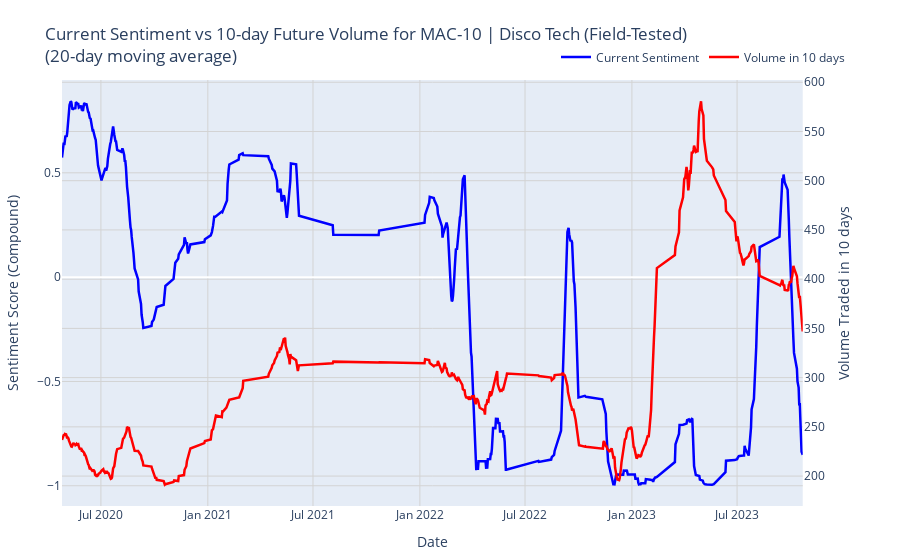

Here is the notebook cell this chart was saved with:
### Markdown cell above
## timeseries - compound polarity against volume plot

### Code cell
# Create a copy for this analysis
polarity_vol_df = merged_df.copy()

# Set the prediction lag in days
prediction_days = 10  # Adjust this value as needed

# Shift volume forward (future volume)
polarity_vol_df['future_volume'] = polarity_vol_df['volume'].shift(-prediction_days)

# Calculate smoothened versions
window_size = 20
polarity_vol_df['smooth_compound'] = polarity_vol_df['compound'].rolling(window=window_size).mean()
polarity_vol_df['smooth_future_volume'] = polarity_vol_df['future_volume'].rolling(window=window_size).mean()

# Remove NaN values created by the shift and smoothing
polarity_vol_df = polarity_vol_df.dropna(subset=['smooth_compound', 'smooth_future_volume'])

# Create figure with secondary y-axis
fig = make_subplots(specs=[[{"secondary_y": True}]])

# Add smoothened traces
fig.add_trace(
    go.Scatter(x=polarity_vol_df['date'], y=polarity_vol_df['smooth_compound'], 
               name="Current Sentiment", line=dict(color='blue', width=2.5)),
    secondary_y=False,
)

fig.add_trace(
    go.Scatter(x=polarity_vol_df['date'], y=polarity_vol_df['smooth_future_volume'], 
               name=f"Volume in {prediction_days} days", line=dict(color='red', width=2.5)),
    secondary_y=True,
)

# Update layout
fig.update_layout(
    title_text=f"Current Sentiment vs {prediction_days}-day Future Volume for {ITEM}<br>({window_size}-day moving average)",
    legend=dict(orientation="h", yanchor="bottom", y=1.02, xanchor="right", x=1),
    margin=dict(l=50, r=50, t=80, b=50),
)

# Update axes
fig.update_yaxes(title_text="Sentiment Score (Compound)", secondary_y=False, gridcolor='lightgrey')
fig.update_yaxes(title_text=f"Volume Traded in {prediction_days} days", secondary_y=True, gridcolor='lightgrey')
fig.update_xaxes(title_text="Date", gridcolor='lightgrey')

# Show the figure
fig.show()

# Save figures
save_dir = os.path.join(GAME_PRICE_PREDICTION_PATH, 'data', 'figures', ITEM_SANITIZED)
os.makedirs(save_dir, exist_ok=True)

fig.write_image(
    os.path.join(save_dir, f'timeseries_pol_vol_prediction_{prediction_days}days.png'),
    width=1920, height=1080, scale=2
)

fig.write_html(os.path.join(save_dir, f'timeseries_pol_vol_prediction_{prediction_days}days.html'))
print(f"Saved to ./data/figures/{ITEM_SANITIZED}")

### Figure 1 — Plotly figure (JSON) as saved in the notebook; plotly's stock layout.template omitted (floating-point values rounded to 4 significant figures; data arrays with more than 128 entries replaced by an {"elided": "..."} marker saying what was removed)
{"data": [{"line": {"color": "blue", "width": 2.5}, "name": "Current Sentiment", "type": "scatter", "x": {"elided": "567 str values"}, "xaxis": "x", "y": {"elided": "567 float values"}, "yaxis": "y"}, {"line": {"color": "red", "width": 2.5}, "name": "Volume in 10 days", "type": "scatter", "x": {"elided": "567 str values"}, "xaxis": "x", "y": {"elided": "567 float values"}, "yaxis": "y2"}], "layout": {"legend": {"orientation": "h", "x": 1, "xanchor": "right", "y": 1.02, "yanchor": "bottom"}, "margin": {"b": 50, "l": 50, "r": 50, "t": 80}, "title": {"text": "Current Sentiment vs 10-day Future Volume for MAC-10 | Disco Tech (Field-Tested)<br>(20-day moving average)"}, "xaxis": {"anchor": "y", "domain": [0, 0.94], "gridcolor": "lightgrey", "title": {"text": "Date"}}, "yaxis": {"anchor": "x", "domain": [0, 1], "gridcolor": "lightgrey", "title": {"text": "Sentiment Score (Compound)"}}, "yaxis2": {"anchor": "x", "gridcolor": "lightgrey", "overlaying": "y", "side": "right", "title": {"text": "Volume Traded in 10 days"}}}}
